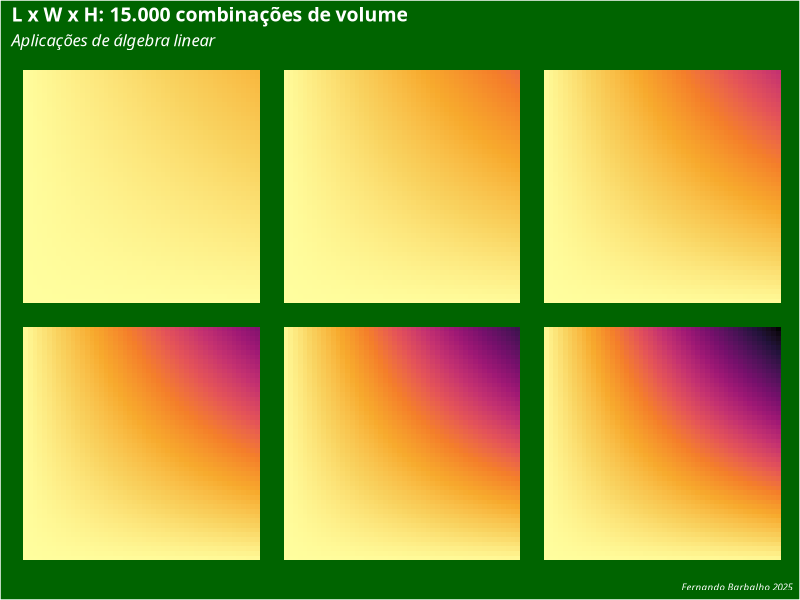

This chart was generated by the following R code:
## ---- chunk 1
knitr::opts_chunk$set(echo = FALSE, warning = FALSE, message = FALSE)

library(tidyverse)
library(colorspace)
library(grid)


### Cálculo e representação de volume
visualiza_volumes<- function(altura,largura, profundidade){
  
  names(altura) <- altura
  names(largura) <- largura
  names(profundidade) <- profundidade
  #Produto exterior para cálculo do volume de todas as combinações de altura, largura e profundidade
  
  volumes<-  largura %o% profundidade %o% altura
  
  df_volume<- 
  as_tibble(volumes) %>%
  rownames_to_column(var = "largura") %>%
  pivot_longer(cols = -largura,
               names_to = "profundidade",
               values_to = "volume",
               names_prefix = "V") %>%
  separate(profundidade, into = c("profundidade","altura")) %>%
  mutate(profundidade = as.numeric(profundidade),
         altura = as.numeric(altura),
         largura =as.numeric(largura))

  
  
  titulo<- paste0("L x W x H: ", format(NROW(df_volume), big.mark = ".") ," combinações de volume")
  
  #Visualização
  df_volume %>%
    ggplot(aes(x= largura, y= profundidade)) +
    geom_tile(aes(fill = volume) ) +
    scale_fill_continuous_sequential(palette = "Inferno") +
    theme_light() +
    theme(panel.background = element_rect(fill = "darkgreen"),
          panel.border = element_blank(),
          panel.grid = element_blank(),
          panel.spacing = unit(0, "cm"),
          axis.ticks.margin = unit(0, "lines"),
          strip.background = element_blank(), 
          strip.text =element_blank(),
          text = element_blank(),
          legend.position = "none",
          axis.ticks = element_blank(),
          plot.background = element_rect(fill= "darkgreen"),
          plot.title = element_text(family = "Noto Sans", colour = "white", size =14, face = "bold"),
          plot.subtitle = element_text(family = "Noto Sans", colour = "white", size =12, face = "italic"),
          plot.caption = element_text(family = "Noto Sans", colour = "white", size =7, face = "italic")
    ) +
    facet_wrap(altura~.) +
    labs(
      title =  titulo,
      subtitle = "Aplicações de álgebra linear",
      caption = "Fernando Barbalho 2025"
    )
}

## ---- chunk 2

#Vetor de altura
altura<- 1:6

#Vetor de largura
largura<- 1:50


#vetor de profundidade
profundidade<- 1:50

visualiza_volumes(altura, largura, profundidade)


